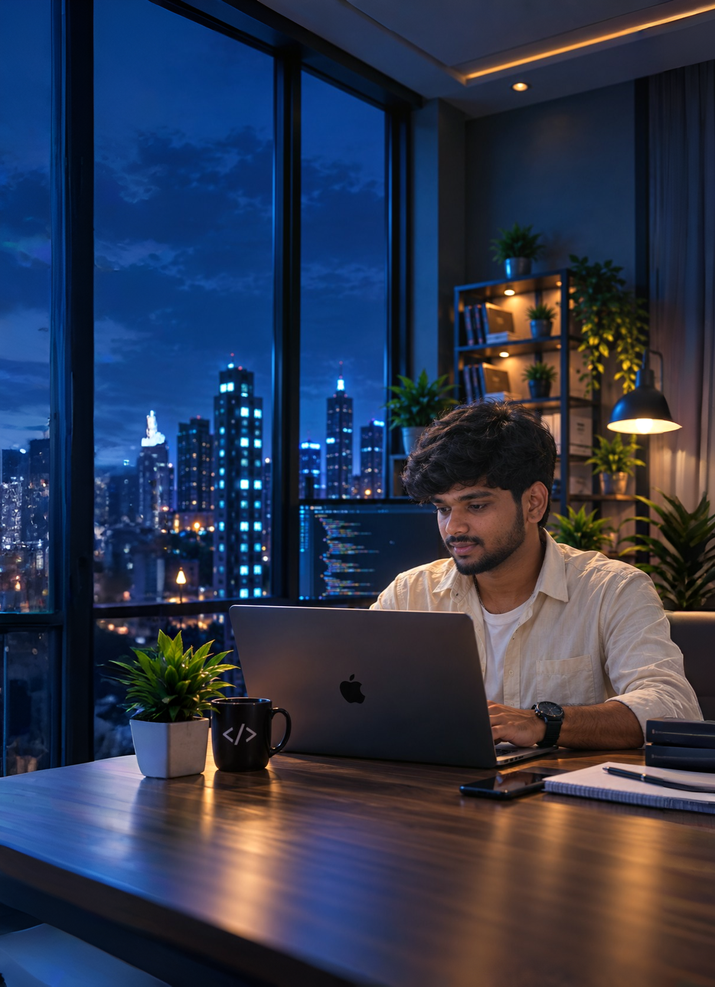
#> input picture backend/data/test_cases/ai_man_office_laptop.png, 715 x 987 px, shrunk from 1211 x 1672 before the run; its folder holds only this picture in this run
$ python -i multi_crop.py   (imports and definitions only)
#> lines starting #> are read from the running program, lines starting #| are printed output that depends on the picture
### backend/app/face_detector.py
"""
Face Detection and Region Extraction Module
Provides fast, lightweight face localization using OpenCV.
If no face is detected, gracefully returns None to allow full-image fallback.
"""
from typing import Optional, Tuple
import cv2
import numpy as np
from PIL import Image

# Initialize Haar Cascade Classifier from OpenCV's built-in models
_cascade_path = cv2.data.haarcascades + "haarcascade_frontalface_default.xml"
_face_cascade = cv2.CascadeClassifier(_cascade_path)

def detect_and_crop_face(
    image: Image.Image,
    margin_ratio: float = 0.15,
    min_size: Tuple[int, int] = (50, 50),
) -> Tuple[Optional[Image.Image], Optional[Tuple[int, int, int, int]]]:
    """
    Detects the dominant human face in a PIL Image and returns a cropped patch.

    Args:
        image: Source PIL Image (RGB).
        margin_ratio: Context padding around the detected face bounding box (default 15%).
        min_size: Minimum face detection window (width, height).

    Returns:
        (cropped_face_pil, bbox) if a face is detected, else (None, None).
        bbox is formatted as (x1, y1, x2, y2).
    """
    if image is None:
        return None, None

    # Convert PIL Image to OpenCV grayscale format
    np_img = np.array(image.convert("RGB"))
    gray = cv2.cvtColor(np_img, cv2.COLOR_RGB2GRAY)

    # Detect faces
    faces = _face_cascade.detectMultiScale(
        gray,
        scaleFactor=1.1,
        minNeighbors=4,
        minSize=min_size,
        flags=cv2.CASCADE_SCALE_IMAGE,
    )

    if len(faces) == 0:
        return None, None

    # Select the largest face by area (dominant face)
    largest_face = max(faces, key=lambda f: f[2] * f[3])
    x, y, w, h = largest_face

    # Expand bounding box with contextual margin to preserve hairline & jaw boundary
    img_h, img_w = np_img.shape[:2]
    margin = int(max(w, h) * margin_ratio)

    x1 = max(0, x - margin)
    y1 = max(0, y - margin)
    x2 = min(img_w, x + w + margin)
    y2 = min(img_h, y + h + margin)

    # Ensure crop has valid dimensions
    if (x2 - x1) < 10 or (y2 - y1) < 10:
        return None, None

    cropped_np = np_img[y1:y2, x1:x2]
    cropped_pil = Image.fromarray(cropped_np)

    return cropped_pil, (int(x1), int(y1), int(x2), int(y2))

### backend/app/multi_crop.py
"""
DeepGuard AI - Multi-Crop Generation and Aggregation Engine
============================================================
Implements aspect-ratio-preserving directional crops (global, top/center/bottom
for portraits; left/center/right for landscapes) plus optional localized face crops.

Provides documented, configurable score aggregation:
  - 'mean': Arithmetic average of crop probabilities (stable, lower variance).
  - 'max': Maximum fake probability across all crops (sensitive to localized artifacts).

Guarantees:
  - Standard model normalization and tensor dimensions via standard inference transforms.
  - Zero duplicate or invalid crops.
  - Graceful fallback when no face is detected.
"""

from typing import List, Dict, Any, Tuple, Optional
from PIL import Image
from app.face_detector import detect_and_crop_face

def generate_multi_crops(
    image: Image.Image,
    include_face: bool = True
) -> List[Dict[str, Any]]:
    """
    Generates an ensemble of aspect-ratio-preserving crops from an input PIL RGB image.

    Args:
        image: Source PIL Image in RGB format.
        include_face: Whether to attempt face detection and append the face crop.

    Returns:
        List of dictionaries with keys:
          - 'crop_name': Human-readable identifier ('global_center', 'top', 'center', 'bottom', 'face_crop')
          - 'crop_image': PIL Image of the crop
          - 'box': [x1, y1, x2, y2] pixel coordinates relative to the original image
          - 'type': 'global' | 'directional' | 'face'
    """
    w, h = image.size
    if w < 10 or h < 10:
        raise ValueError(f"Image dimensions ({w}x{h}) are too small for multi-crop analysis.")

    crops: List[Dict[str, Any]] = []

    # 1. Global View (Baseline aspect-preserved frame)
    crops.append({
        "crop_name": "global_center",
        "crop_image": image,
        "box": [0, 0, w, h],
        "type": "global",
    })

    aspect_ratio = h / w

    # 2. Directional Square Crops
    # If vertical / portrait (H > W by >= 15%)
    if aspect_ratio >= 1.15:
        crop_size = w
        # Top crop (captures upper body, head, face region)
        top_box = (0, 0, w, crop_size)
        crops.append({
            "crop_name": "top",
            "crop_image": image.crop(top_box),
            "box": list(top_box),
            "type": "directional",
        })

        # Center crop (captures mid torso, hands, center desk/lap)
        center_y = (h - crop_size) // 2
        center_box = (0, center_y, w, center_y + crop_size)
        crops.append({
            "crop_name": "center",
            "crop_image": image.crop(center_box),
            "box": list(center_box),
            "type": "directional",
        })

        # Bottom crop (captures lower frame, laptop keyboard, foreground table)
        bottom_y = h - crop_size
        bottom_box = (0, bottom_y, w, h)
        crops.append({
            "crop_name": "bottom",
            "crop_image": image.crop(bottom_box),
            "box": list(bottom_box),
            "type": "directional",
        })

    # If horizontal / landscape (W > H by >= 15%)
    elif (1.0 / aspect_ratio) >= 1.15:
        crop_size = h
        # Left crop
        left_box = (0, 0, crop_size, h)
        crops.append({
            "crop_name": "left",
            "crop_image": image.crop(left_box),
            "box": list(left_box),
            "type": "directional",
        })

        # Center crop
        center_x = (w - crop_size) // 2
        center_box = (center_x, 0, center_x + crop_size, h)
        crops.append({
            "crop_name": "center",
            "crop_image": image.crop(center_box),
            "box": list(center_box),
            "type": "directional",
        })

        # Right crop
        right_x = w - crop_size
        right_box = (right_x, 0, w, h)
        crops.append({
            "crop_name": "right",
            "crop_image": image.crop(right_box),
            "box": list(right_box),
            "type": "directional",
        })

    # If near square (0.95 <= aspect_ratio <= 1.05), directional crops would be identical
    # duplicates of global_center, so we avoid adding duplicate crops.

    # 3. Optional Localized Face Crop
    if include_face:
        face_crop, face_bbox = detect_and_crop_face(image)
        if face_crop is not None and face_bbox is not None:
            # Validate face crop size
            if face_crop.width >= 10 and face_crop.height >= 10:
                crops.append({
                    "crop_name": "face_crop",
                    "crop_image": face_crop,
                    "box": list(face_bbox),
                    "type": "face",
                })

    return crops

def aggregate_crop_probabilities(
    crop_evaluations: List[Dict[str, Any]],
    method: str = "mean"
) -> Dict[str, float]:
    """
    Aggregates per-crop class probabilities into an overall score.

    Args:
        crop_evaluations: List of evaluated crop dicts, each having 'probabilities': {'FAKE': float, 'REAL': float}
        method: 'mean' (arithmetic mean across all crops) or 'max' (maximum fake probability across crops)

    Returns:
        Aggregated probability dict {'REAL': float, 'FAKE': float} summing to 1.0.
    """
    if not crop_evaluations:
        raise ValueError("Cannot aggregate empty crop evaluation list.")

    norm_method = method.strip().lower()
    if norm_method not in ("mean", "max"):
        raise ValueError(f"Unsupported aggregation method '{method}'. Supported methods: 'mean', 'max'.")

    fake_probs = [c["probabilities"]["FAKE"] for c in crop_evaluations]

    if norm_method == "mean":
        agg_fake = sum(fake_probs) / len(fake_probs)
    elif norm_method == "max":
        agg_fake = max(fake_probs)
    else:
        agg_fake = sum(fake_probs) / len(fake_probs)

    # Ensure probability bounds [0.0, 1.0]
    agg_fake = max(0.0, min(1.0, agg_fake))
    agg_real = max(0.0, min(1.0, 1.0 - agg_fake))

    return {
        "REAL": round(agg_real, 4),
        "FAKE": round(agg_fake, 4),
    }

>>> from PIL import Image
>>> picture = Image.open('../data/test_cases/ai_man_office_laptop.png')
#> picture is the input picture: PIL image 715x987 RGBA; mean R, G, B, A 47.5, 55.4, 77, 255
>>> result = generate_multi_crops(picture)
#> in detect_and_crop_face, `gray = cv2.cvtColor(np_img, cv2.COLOR_RGB2GRAY)`:
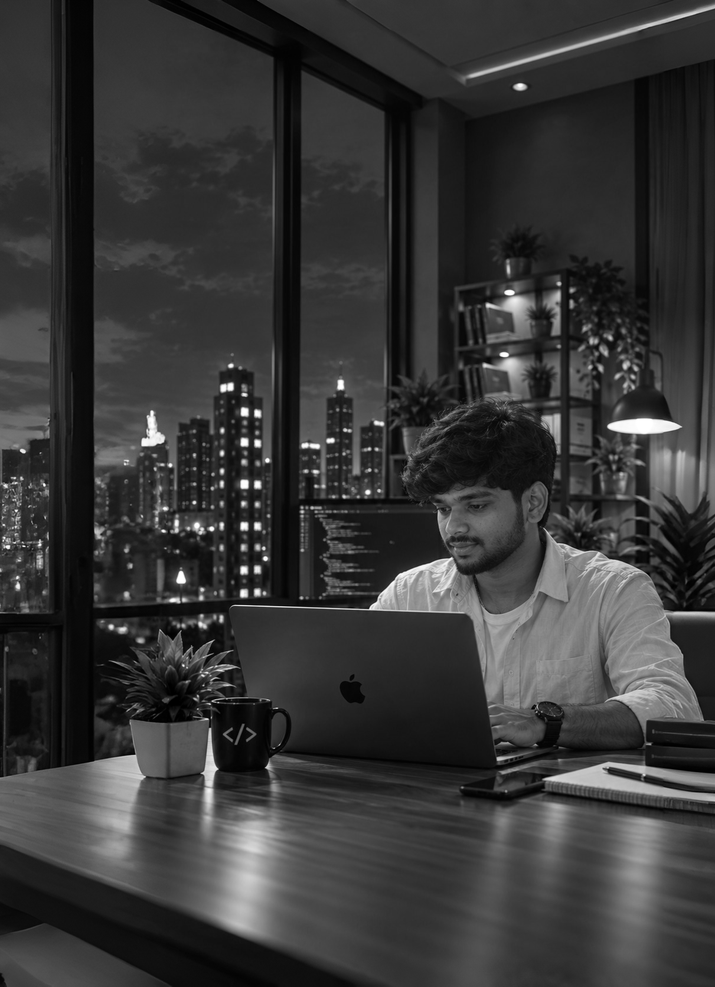
#> gray: shape (987, 715); min 0, max 255, mean 55.5
#> in detect_and_crop_face, `faces = _face_cascade.detectMultiScale( gray, scaleFactor=1.1, minNeig..`: faces = [[612, 848, 52, 52], [422, 480, 78, 78]]
#> in detect_and_crop_face, `largest_face = max(faces, key=lambda f: f[2] * f[3])`: largest_face = [422, 480, 78, 78]
#> in detect_and_crop_face, `x, y, w, h = largest_face`: x = 422; y = 480; w = 78
#> in detect_and_crop_face, `margin = int(max(w, h) * margin_ratio)`: margin = 11
#> in detect_and_crop_face, `x1 = max(0, x - margin)`: x1 = 411
#> in detect_and_crop_face, `y1 = max(0, y - margin)`: y1 = 469
#> in detect_and_crop_face, `x2 = min(img_w, x + w + margin)`: x2 = 511
#> in detect_and_crop_face, `y2 = min(img_h, y + h + margin)`: y2 = 569
#> in detect_and_crop_face, `cropped_np = np_img[y1:y2, x1:x2]`:
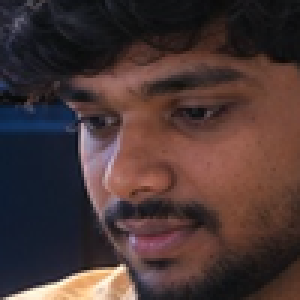
#> cropped_np: shape (100, 100, 3) (shown 3 times larger); mean R, G, B 72.8, 54, 52.9
#> in generate_multi_crops, `face_crop, face_bbox = detect_and_crop_face(image)`: face_bbox = (411, 469, 511, 569)
#> result = 5 items
